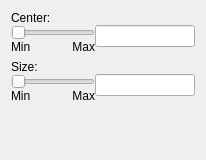
                 <widget class="QWidget" name="tab_5">
                  <attribute name="title">
                   <string>Z</string>
                  </attribute>
                  <layout class="QVBoxLayout" name="verticalLayout_6">
                   <item>
                    <layout class="QVBoxLayout" name="verticalLayout_21">
                     <property name="spacing">
                      <number>0</number>
                     </property>
                     <item>
                      <widget class="QLabel" name="label_30">
                       <property name="text">
                        <string>Center:</string>
                       </property>
                       <property name="alignment">
                        <set>Qt::AlignLeading|Qt::AlignLeft|Qt::AlignVCenter</set>
                       </property>
                      </widget>
                     </item>
                     <item>
                      <layout class="QHBoxLayout" name="horizontalLayout_24">
                       <property name="spacing">
                        <number>0</number>
                       </property>
                       <item>
                        <layout class="QVBoxLayout" name="verticalLayout_22">
                         <property name="spacing">
                          <number>0</number>
                         </property>
                         <item>
                          <widget class="QSlider" name="centerZSlider">
                           <property name="orientation">
                            <enum>Qt::Horizontal</enum>
                           </property>
                          </widget>
                         </item>
                         <item>
                          <layout class="QHBoxLayout" name="horizontalLayout_33">
                           <property name="spacing">
                            <number>0</number>
                           </property>
                           <item>
                            <widget class="QLabel" name="centerZMinLabel">
                             <property name="text">
                              <string>Min</string>
                             </property>
                            </widget>
                           </item>
                           <item>
                            <widget class="QLabel" name="centerZMaxLabel">
                             <property name="text">
                              <string>Max</string>
                             </property>
                             <property name="alignment">
                              <set>Qt::AlignRight|Qt::AlignTrailing|Qt::AlignVCenter</set>
                             </property>
                            </widget>
                           </item>
                          </layout>
                         </item>
                        </layout>
                       </item>
                       <item>
                        <layout class="QVBoxLayout" name="verticalLayout_58">
                         <property name="spacing">
                          <number>0</number>
                         </property>
                         <item>
                          <widget class="QLineEdit" name="centerZEdit">
                           <property name="sizePolicy">
                            <sizepolicy hsizetype="Minimum" vsizetype="Fixed">
                             <horstretch>0</horstretch>
                             <verstretch>0</verstretch>
                            </sizepolicy>
                           </property>
                           <property name="minimumSize">
                            <size>
                             <width>100</width>
                             <height>0</height>
                            </size>
                           </property>
                           <property name="maximumSize">
                            <size>
                             <width>100</width>
                             <height>16777215</height>
                            </size>
                           </property>
                           <property name="alignment">
                            <set>Qt::AlignCenter</set>
                           </property>
                          </widget>
                         </item>
                         <item>
                          <spacer name="verticalSpacer_66">
                           <property name="orientation">
                            <enum>Qt::Vertical</enum>
                           </property>
                           <property name="sizeType">
                            <enum>QSizePolicy::MinimumExpanding</enum>
                           </property>
                           <property name="sizeHint" stdset="0">
                            <size>
                             <width>20</width>
                             <height>5</height>
                            </size>
                           </property>
                          </spacer>
                         </item>
                        </layout>
                       </item>
                      </layout>
                     </item>
                    </layout>
                   </item>
                   <item>
                    <layout class="QVBoxLayout" name="verticalLayout_23">
                     <property name="spacing">
                      <number>0</number>
                     </property>
                     <item>
                      <widget class="QLabel" name="label_31">
                       <property name="text">
                        <string>Size:</string>
                       </property>
                       <property name="alignment">
                        <set>Qt::AlignLeading|Qt::AlignLeft|Qt::AlignVCenter</set>
                       </property>
                      </widget>
                     </item>
                     <item>
                      <layout class="QHBoxLayout" name="horizontalLayout_25">
                       <property name="spacing">
                        <number>0</number>
                       </property>
                       <item>
                        <layout class="QVBoxLayout" name="verticalLayout_24">
                         <property name="spacing">
                          <number>0</number>
                         </property>
                         <item>
                          <widget class="QSlider" name="sizeZSlider">
                           <property name="orientation">
                            <enum>Qt::Horizontal</enum>
                           </property>
                          </widget>
                         </item>
                         <item>
                          <layout class="QHBoxLayout" name="horizontalLayout_65">
                           <property name="spacing">
                            <number>0</number>
                           </property>
                           <item>
                            <widget class="QLabel" name="sizeZMinLabel">
                             <property name="text">
                              <string>Min</string>
                             </property>
                            </widget>
                           </item>
                           <item>
                            <widget class="QLabel" name="sizeZMaxLabel">
                             <property name="text">
                              <string>Max</string>
                             </property>
                             <property name="alignment">
                              <set>Qt::AlignRight|Qt::AlignTrailing|Qt::AlignVCenter</set>
                             </property>
                            </widget>
                           </item>
                          </layout>
                         </item>
                        </layout>
                       </item>
                       <item>
                        <layout class="QVBoxLayout" name="verticalLayout_101">
                         <property name="spacing">
                          <number>0</number>
                         </property>
                         <item>
                          <widget class="QLineEdit" name="sizeZEdit">
                           <property name="sizePolicy">
                            <sizepolicy hsizetype="Minimum" vsizetype="Fixed">
                             <horstretch>0</horstretch>
                             <verstretch>0</verstretch>
                            </sizepolicy>
                           </property>
                           <property name="minimumSize">
                            <size>
                             <width>100</width>
                             <height>0</height>
                            </size>
                           </property>
                           <property name="maximumSize">
                            <size>
                             <width>100</width>
                             <height>16777215</height>
                            </size>
                           </property>
                           <property name="alignment">
                            <set>Qt::AlignCenter</set>
                           </property>
                          </widget>
                         </item>
                         <item>
                          <spacer name="verticalSpacer_71">
                           <property name="orientation">
                            <enum>Qt::Vertical</enum>
                           </property>
                           <property name="sizeType">
                            <enum>QSizePolicy::MinimumExpanding</enum>
                           </property>
                           <property name="sizeHint" stdset="0">
                            <size>
                             <width>20</width>
                             <height>5</height>
                            </size>
                           </property>
                          </spacer>
                         </item>
                        </layout>
                       </item>
                      </layout>
                     </item>
                    </layout>
                   </item>
                   <item>
                    <spacer name="verticalSpacer_3">
                     <property name="orientation">
                      <enum>Qt::Vertical</enum>
                     </property>
                     <property name="sizeHint" stdset="0">
                      <size>
                       <width>20</width>
                       <height>46</height>
                      </size>
                     </property>
                    </spacer>
                   </item>
                  </layout>
                 </widget>
